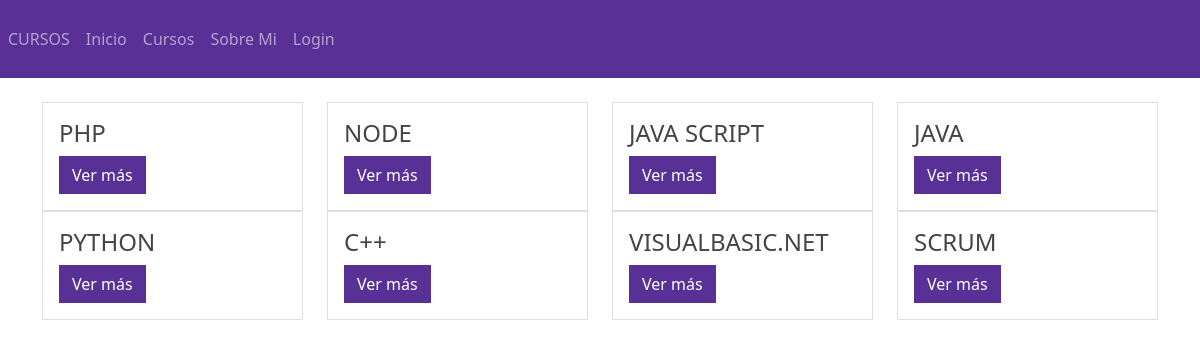
The page /productos.php on the database its author committed.
### tables this page shows
CREATE TABLE `cursosdisponibles` (
  `id` int(200) NOT NULL,
  `nombre` varchar(200) NOT NULL,
  `imagen` varchar(200) NOT NULL
);

### productos.php (the view, shortened to what this page needs)
<?php include("template/cabecera.php"); ?>
<?php
include ("administrador/config/bd.php");
$sentenciaSQL= $conexion->prepare("CALL cursosdisponibles");
$sentenciaSQL->execute();
$listaLibros=$sentenciaSQL->fetchAll(PDO::FETCH_ASSOC);
?>
<?php foreach($listaLibros as $libro ) { ?>
<div class="col-md-3">
<div class="card">
<div class="card-body">
    <h4 class="card-title"><?php echo $libro['nombre']; ?></h4>
    <a name="" id="" class="btn btn-primary" href="https://www.udemy.com/" role="button"> Ver más  </a>
</div>
</div>
</div>
<?php } ?>
<?php include("template/pie.php"); ?>

### template/cabecera.php (shortened to what this page needs)
<!DOCTYPE html>
<html lang="en">
<head>
    <link rel="stylesheet" href="./css/bootstrap.min.css" />
</head>
<body>
    <nav class="navbar navbar-expand-lg navbar-dark bg-primary">
        <ul class="nav navbar-nav">
             <li class="nav-item">
                <a class="nav-link" href="#">CURSOS</a>
            </li>
            <li class="nav-item">
                <a class="nav-link" href="index.php">Inicio</a>
            </li>
            <li class="nav-item">
                <a class="nav-link" href="productos.php">Cursos</a>
            </li>
            <li class="nav-item">
                <a class="nav-link" href="nosotros.php">Sobre Mi</a>
            </li>
            <li class="nav-item">
                <a class="nav-link" href="./administrador/">Login</a>
            </li>
        </ul>
    </nav>
    <div class="container">
    <br/>
        <div class="row">

### template/pie.php
        </div>
    </div>
</body>
</html>

### rows shown on the page
cursosdisponibles: nombre "PHP"
cursosdisponibles: nombre "NODE"
cursosdisponibles: nombre "JAVA SCRIPT"
cursosdisponibles: nombre "JAVA"
cursosdisponibles: nombre "PYTHON"
cursosdisponibles: nombre "C++"
cursosdisponibles: nombre "VISUALBASIC.NET"
cursosdisponibles: nombre "SCRUM"
